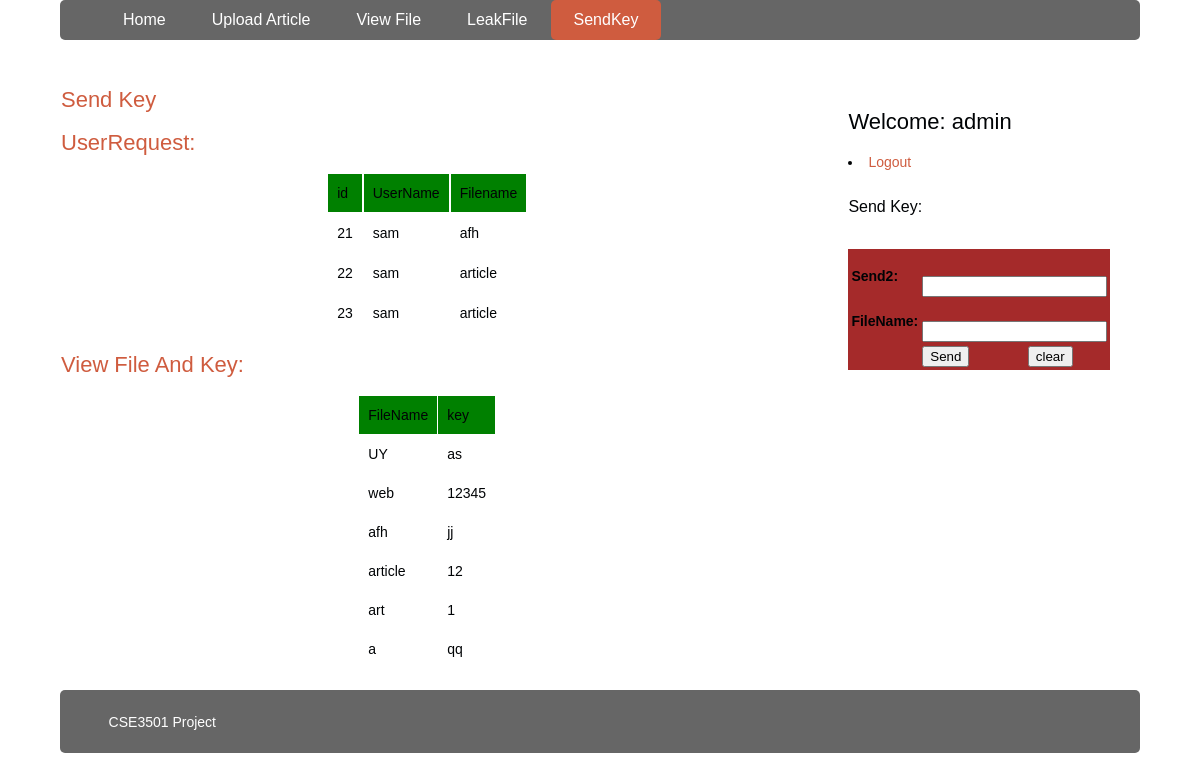
/admin/sendkey.php (signed in), run on the app's committed database.
### tables this page shows
CREATE TABLE IF NOT EXISTS `askkey` (
  `id` int(10) NOT NULL AUTO_INCREMENT,
  `user` varchar(50) NOT NULL,
  `filename` varchar(50) NOT NULL,
  `status` varchar(50) NOT NULL,
  `reciver` varchar(50) NOT NULL,
  `k` varchar(38) NOT NULL,
  PRIMARY KEY (`id`)
);

CREATE TABLE IF NOT EXISTS `presentation` (
  `subject` varchar(50) NOT NULL,
  `Topic` text NOT NULL,
  `fname` varchar(100) NOT NULL,
  `time` date NOT NULL,
  `sendto` varchar(50) NOT NULL
);

### admin/sendkey.php (the view, shortened to what this page needs)
<!DOCTYPE html>
<html lang="en">
<head>
	<link rel="stylesheet" href="stylesheet.css" type="text/css" />
</head>
<body class="body">
	<header class="mainHeader">
		<nav><ul>
			<li ><a href="admin.php">Home</a></li>
			<li><a href="upload.php">Upload Article</a></li>
			<li><a href="view file.php">View File</a></li>
			<li ><a href="leakfile.php">LeakFile</a></li>
			<li class="active"><a href="sendkey.php">SendKey</a></li>
		</ul></nav>
	</header>
	<div class="mainContent1">
		<div class="content">
				<article class="topcontent1">
					<header>
						<h2><a href="#" rel="bookmark" title="Permalink to this POST TITLE">Send Key</a></h2>
					</header>
					<content>
						<p >
						<h2><a href="#" rel="bookmark" title="Permalink to this POST TITLE">UserRequest:</a></h2>
						<table align="center" cellpadding="9" cellspacing="2" width="10" >
							<tr bgcolor="green"><td>id</td><td>UserName</td><td>Filename</td></tr>
						<?PHP
				$con = mysqli_connect("localhost","root","");
                                if (!$con)
                                    echo('Could not connect: ' . mysqli_error());
                                else
                                {
                                    mysqli_select_db($con, "dataleakage");
$qry="Select * FROM askkey where reciver='admin' and status='no'";
	$result=mysqli_query($con, $qry);
while($w1=mysqli_fetch_array($result))
{
	echo'			<tr bgcolor="white">
	<td>'.$w1["id"].'    </td><td>     '.$w1["user"].'
					</td><td>'.$w1["filename"].'
	</td>
</tr>
	';
}
								}
?>
						</p>
						<article class="topcontent2">
							<p>
<h2><a href="#" rel="bookmark" title="Permalink to this POST TITLE">View File And Key:</a></h2>
<table align="center" cellpadding="9" cellspacing="1" width="10" >
							<tr bgcolor="green"><td>FileName</td><td>key</td></tr>
					<?PHP
				$con = mysqli_connect("localhost","root","");
                                if (!$con)
                                    echo('Could not connect: ' . mysqli_error());
                                else
                                {
                                    mysqli_select_db($con, "dataleakage");
$qry="Select * FROM presentation";
	$result=mysqli_query($con, $qry);
while($w1=mysqli_fetch_array($result))
{
	echo'			<tr bgcolor="white">
	<td>'.$w1["subject"].'    </td><td>     '.$w1["Topic"].'
					</td>
</tr>
	';
}
								}
?>
				</p>
						</content>
				</article>
			</div>
<aside class="top-sidebar">
					<article>
					<h2>Welcome: <?php echo $_SESSION['name'] ?></h2>
					<li><a href="logout.php">Logout</a></li>
					<p ><h5 >Send Key:</h5></br>
							<form name="s" action="sendkeytouser.php" method="POST" onsubmit="return valid()">
            <table  bgcolor="brown" align="center" cellpadding="" cellspacing="" width="">
              <tr>
                <td colspan="2" align="center"></td>
              </tr>
                <tr>
                <td><strong>Send2:</strong></td>
                <td>&nbsp;&nbsp;&nbsp;&nbsp; <input type="text" name="a1" id="a1" class="b"></td>
              </tr>
			   <tr>
                <td><strong>
				FileName:</strong></td>
                <td>&nbsp;&nbsp;&nbsp;&nbsp; <input type="text" name="a3" id="a3" class="b"></td>
              </tr>
                <td></td>
                <td><input type="submit" name="s" value="Send" class="b1" >
                  <input type="reset" name="r" value="clear" class="b1"></td>
            </table>
          </form>
				</p>
				    </article>
				</aside>
		</div>
	<footer class="mainFooter">
		<p>CSE3501 Project</p>
	</footer>
</body>
</html>

### admin/stylesheet.css (style rules this page uses)
body { color: #000305; font-size: 87.5%; font-family: 'Trebuchet MS', Trebuchet, 'Lucida Sans Unicode', 'Lucida Grande', 'Lucida Sans', Arial, sans-serif; line-height: 1.429; margin: 0; padding: 0; text-align: left; }
.body { clear: both; margin: 0 auto; width: 90%; }
h2 { font-size: 1.571em }
h5 { font-size: 1.143em }
h2, h3, h4, h5, h6 { font-weight: 400; line-height: 1.1; margin-bottom: .8em; }
a { outline: 0; }
a:link, a:visited { color: #CF5C3F; padding: 0 1px; text-decoration: none; }
.mainHeader nav { background: #666; font-size: 1.143em; height: 40px; line-height: 30px; margin: 0 auto 30px auto; text-align: center; border-radius: 5px; -moz-border-radius: 5px; -webkit-border-radius: 5px; }
.mainHeader nav ul { list-style: none; margin: 0 auto; }
.mainHeader nav ul li { float: left; display: inline; }
.mainHeader nav a:link, .mainHeader nav a:visited { color: #fff; display: inline-block; height: 30px; padding: 5px 23px; text-decoration: none; }
.mainHeader nav a:hover, .mainHeader nav a:active, .mainHeader nav .active a:link, .mainHeader nav .active a:visited { background: #CF5C3F; color: #fff; text-shadow: none !important; }
.mainHeader nav li a { border-radius: 5px; -moz-border-radius: 5px; -webkit-border-radius: 5px; }
.content { width: 68%; float: left; border-radius: 5px; -moz-border-radius: 5px; -webkit-border-radius: 5px; }
.top-sidebar { width: 24%; float: left; margin-left: 2%; border-radius: 5px; -moz-border-radius: 5px; -webkit-border-radius: 5px; background-color: #FFF; padding: 2% 3%; margin-bottom: 2%; }
.mainFooter { width: 100%; float: left; margin-top: 2%; margin-bottom: 2%; padding-left: 0; background-color: #666; border-radius: 5px; -moz-border-radius: 5px; -webkit-border-radius: 5px; color: #FFF; }
.mainFooter p { width: 91%; margin: 2% auto; }

### data on the page
askkey: id "21", user "sam", filename "afh"
askkey: id "22", user "sam", filename "article"
askkey: id "23", user "sam", filename "article"
presentation: subject "UY", Topic "as"
presentation: subject "web", Topic "12345"
presentation: subject "afh", Topic "jj"
presentation: subject "article", Topic "12"
presentation: subject "art", Topic "1"
presentation: subject "a", Topic "qq"

### other printed values
$_SESSION['name'] "admin"
